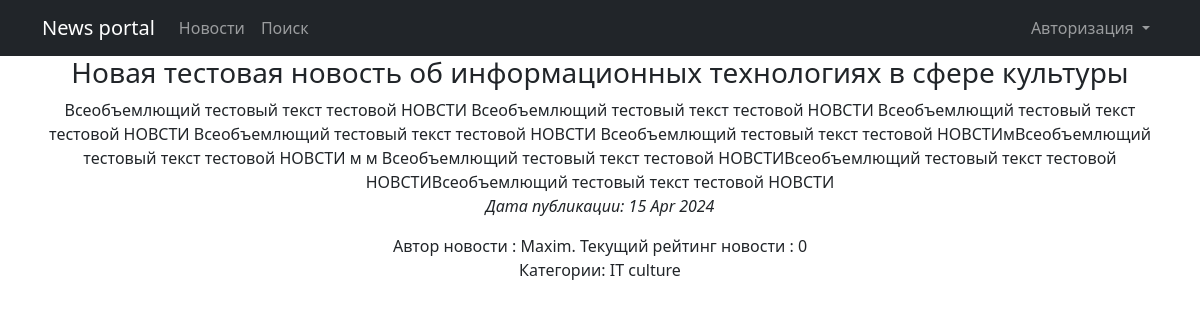
Screenshot of /posts/15 with the database file from the repository.
### NewsPortal/models.py (models this page shows, shortened)
class Post(models.Model):
    author = models.ForeignKey(Author, on_delete=models.CASCADE)
    categoryType = models.CharField(max_length=2, choices=CATEGORY_CHOICES, default=NEWS)
    dateCreation = models.DateTimeField(auto_now_add=True)
    postCategory = models.ManyToManyField(Category, through='PostCategory')
    title = models.CharField(max_length=128)
    text = models.TextField()
    rating = models.SmallIntegerField(default=0)

class Author(models.Model):
    authorUser = models.OneToOneField(User, on_delete=models.CASCADE)
    ratingAuthor = models.SmallIntegerField(default=0)
    def __str__(self):
        return f'{self.authorUser}'

class Category(models.Model):
    name = models.CharField(max_length=64, unique=True)
    subscribers = models.ManyToManyField(User, through='Subscriber', related_name='categories')

### NewsPortal/views.py (the view)
# urls.py: path('posts/<int:pk>', PostDetail.as_view(), name='post_detail'),
class PostDetail(DetailView):
    model = Post
    template_name = 'piece_of_news.html'
    context_object_name = 'post'
    queryset = Post.objects.all()
    def get_context_data(self, **kwargs):
        context = super().get_context_data(**kwargs)
        context['is_author'] = self.request.user.groups.filter(name='authors').exists()
        return context
    def get_object(self, *args, **kwargs):  # переопределяем метод получения объекта
        obj = cache.get(f'post-{self.kwargs["pk"]}', None)
        if not obj:
            obj = super().get_object(queryset=self.queryset)
            cache.set(f'post-{self.kwargs["pk"]}', obj)
        return obj

### NewsPortal/templatetags/custom_filters.py (called while the page is built)
@register.filter()
def censor(value):
    for word in censor_list:
        value = value.replace(word[1:], '*' * len(word[1:]))
    return value

### templates/piece_of_news.html (shortened to what this page needs)
{% extends 'flatpages/default.html' %}
{% load custom_filters %}
{% block content %}
<h3>{{ post.title|censor }}</h3>
{{ post.text|censor }}
<p><em>Дата публикации: {{ post.dateCreation|date:'d M Y' }}</em></p>
Автор
{% if post.categoryType == 'AR' %}
    статьи
{% else %}
    новости
{% endif %}
: {{ post.author }}.
Текущий рейтинг
{% if post.categoryType == 'AR' %}
    статьи
{% else %}
    новости
{% endif %}
: {{ post.rating }}
<p>Категории:
    {% for cat in post.postCategory.all %}
	    <td>{{ cat.name }}</td>
    {% endfor %}</p>
{% endblock content %}

### rows the page displays
Post: title|censor "Новая тестовая новость об информационных технологиях в сфере культуры", text|censor "Всеобъемлющий тестовый текст тестовой НОВСТИ Всеобъемлющий тестовый текст тестовой НОВСТИ Всеобъемлющий тестовый текст тестовой НОВСТИ Всеобъемлющий тестовый текст тестовой НОВСТИ Всеобъемлющий тестовый текст тестовой НОВСТИмВсеобъемлющий тестовый текст тестовой НОВСТИ м м Всеобъемлющий тестовый текст тестовой НОВСТИВсеобъемлющий тестовый текст тестовой НОВСТИВсеобъемлющий тестовый текст тестовой НОВСТИ", dateCreation "15 Apr 2024", author "Maxim", rating "0"
Category: name "IT"
Category: name "culture"
